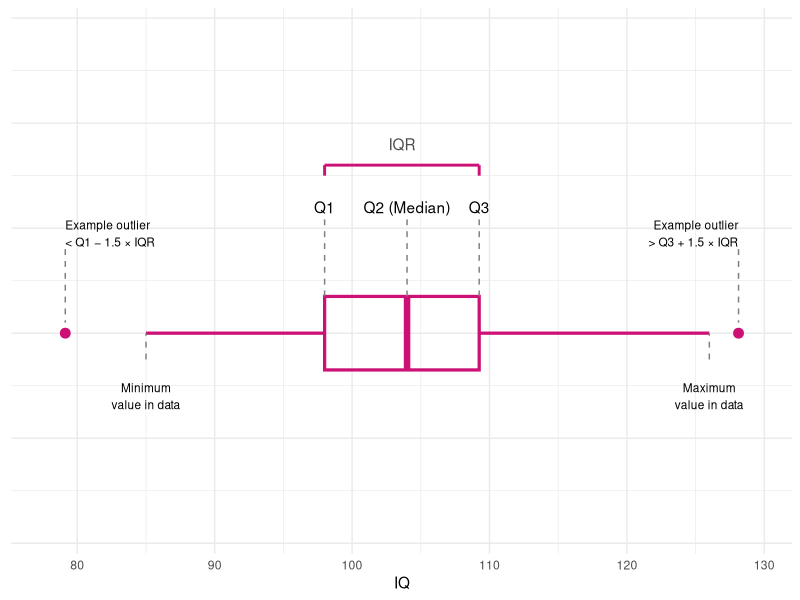
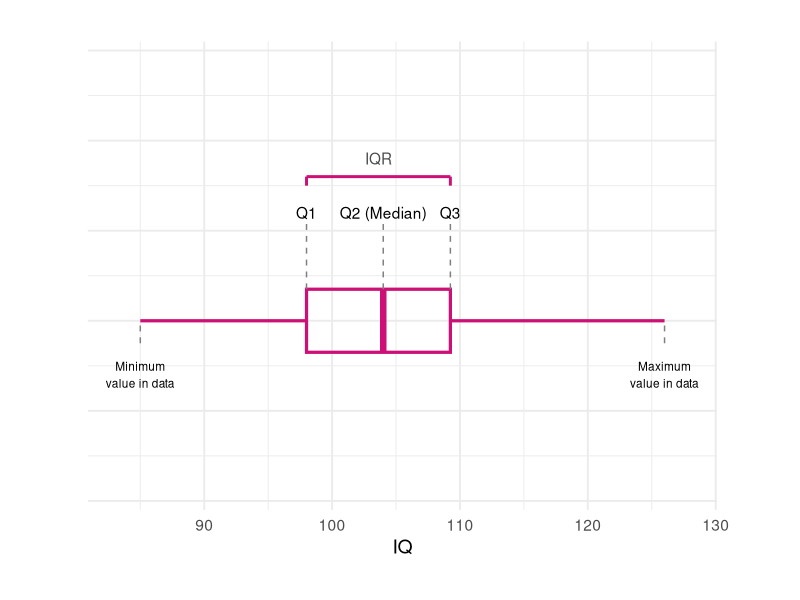
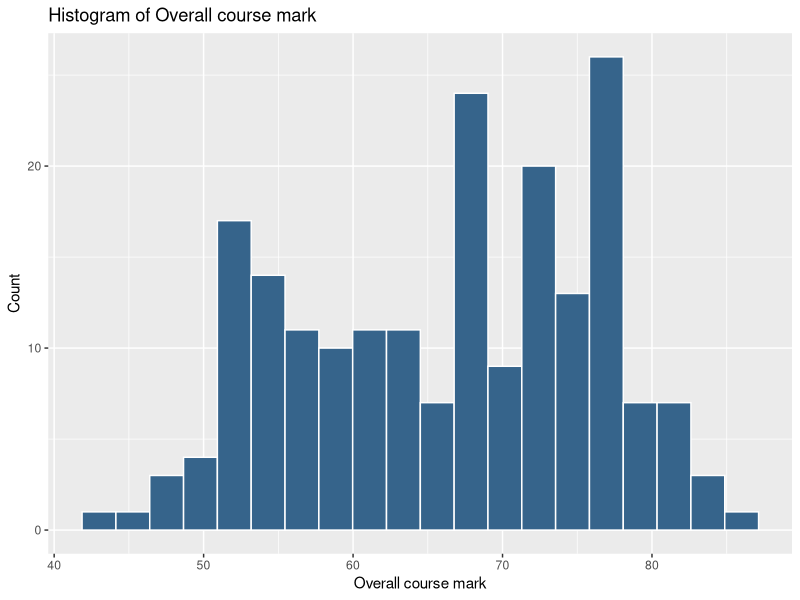
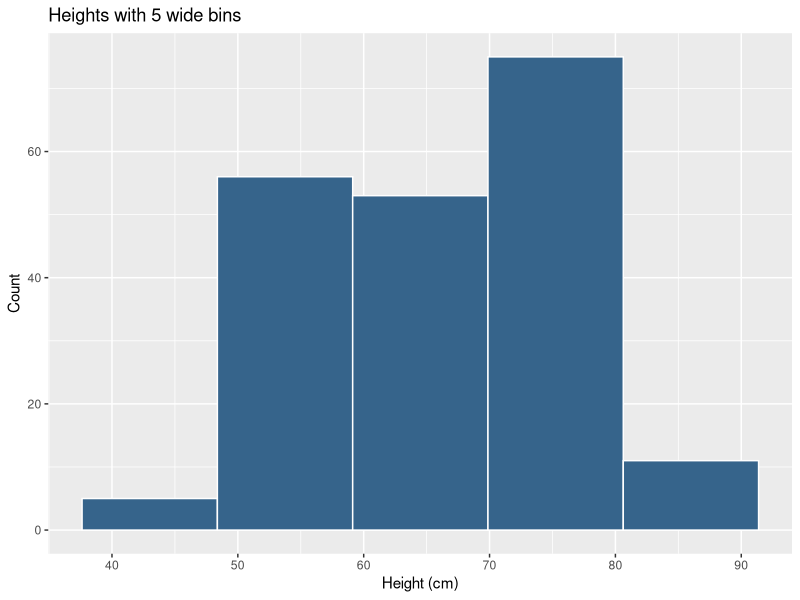
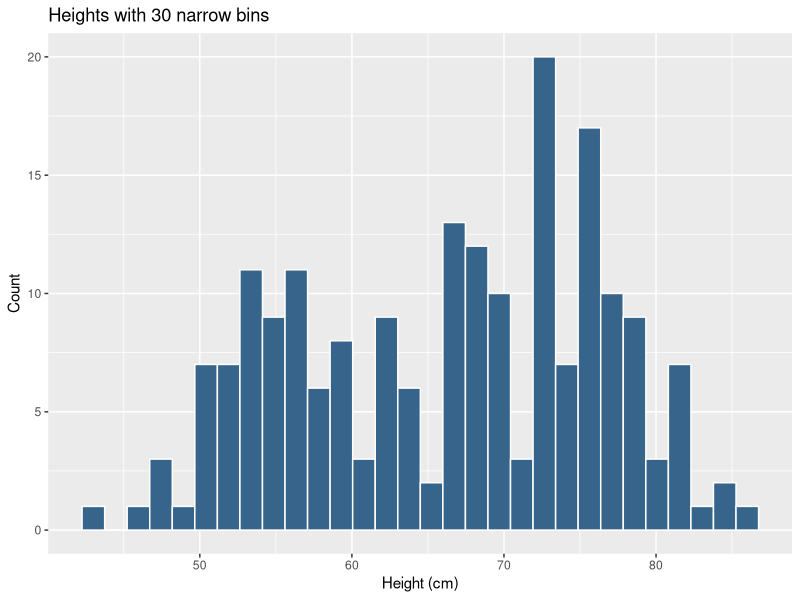
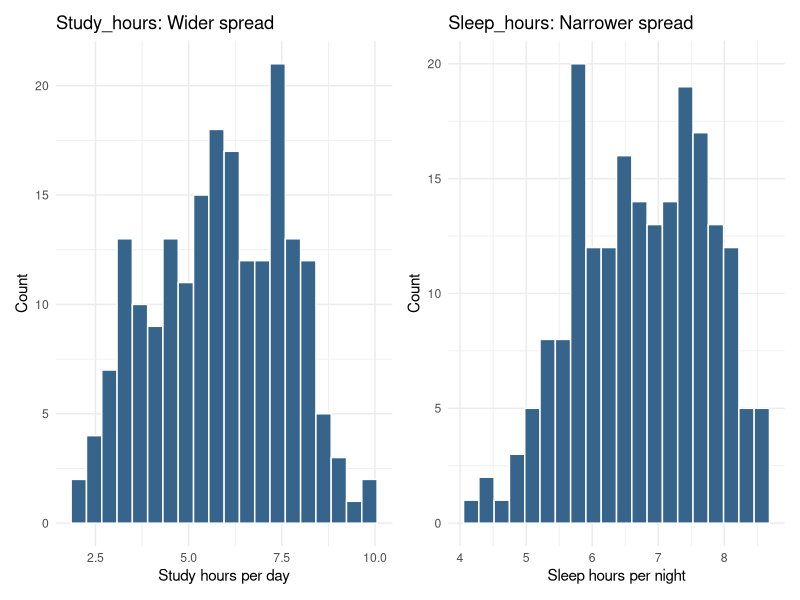
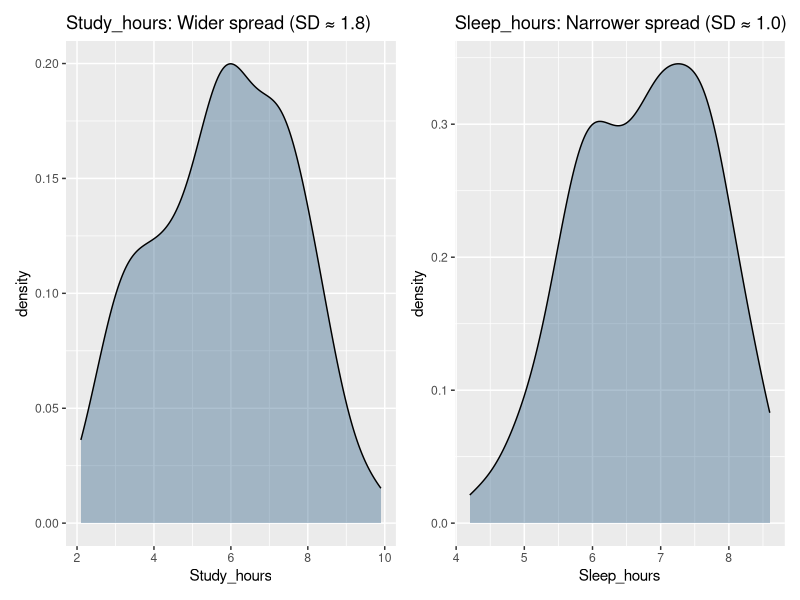
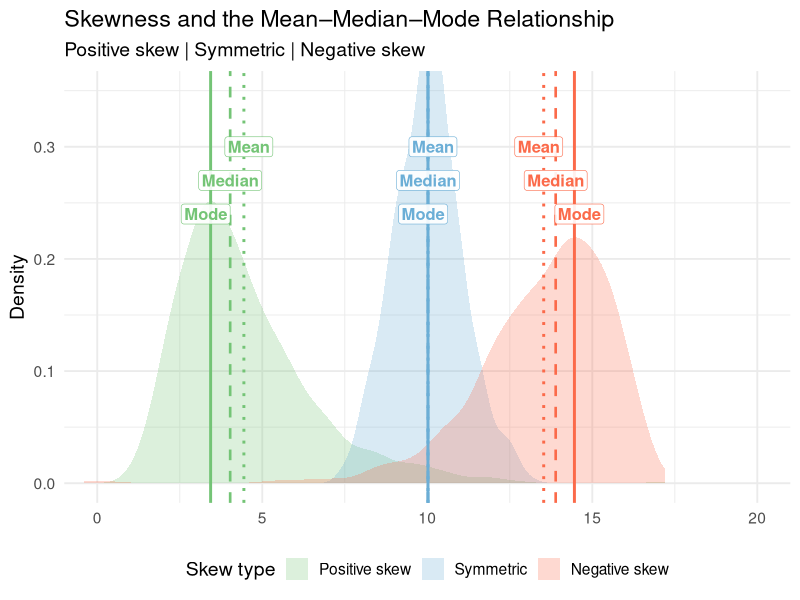

Here is the R script that generated these plots, in order:
## ---- chunk 1
# load packages
library(tidyverse)

# read in the data
students <- read_csv("Lecture1_data.csv", show_col_types = FALSE)

## ---- chunk 2
students |>
select(IQ, Study_hours, Sleep_hours, Overall_mark) |>
summary()

## ---- chunk 3
students |>
count(IQ, name = "n") |>
arrange(desc(n))

## ---- chunk 4
median(students$IQ)
## ---- chunk 5
    sum(students$Overall_mark) / length(students$Overall_mark)

    mean(students$Overall_mark)
## ---- chunk 6
students |>
summarise(
mean_Overall_mark = mean(Overall_mark)
)

## ---- chunk 7
students |>
summarise(
mean_IQ          = mean(IQ),
mean_overall_mark = mean(Overall_mark)
)

## ---- chunk 8
IQR(students$IQ)
## ---- chunk 9
# take the "students" dataframe |>
# summarise() it, such that there is a value called "median_IQ", which
# is the median() of the "IQ" variable, and a value called "iqr_age", which
# is the IQR() of the "age" variable.
students |> 
  summarise(
    median_IQ = median(IQ),
    iqr_IQ = IQR(IQ)
  )
## ---- chunk 10
students |>
  summarise(
    variance_overall_mark = var(Overall_mark),
    variance_IQ = var(IQ)
  )
## ---- chunk 11
students |>
summarise(
variance_IQ = var(IQ),
sd_IQ       = sd(IQ)
)

## ---- chunk 12
library(ggplot2)

# --- compute boxplot statistics for IQ ---
iq_stats  <- boxplot.stats(students$IQ)
iq_q      <- quantile(students$IQ, probs = c(0.25, 0.5, 0.75), na.rm = TRUE)
iq_iqr    <- IQR(students$IQ, na.rm = TRUE)

Q1 <- iq_q[1]
Q2 <- iq_q[2]
Q3 <- iq_q[3]

lower_whisk <- iq_stats$stats[1]
upper_whisk <- iq_stats$stats[5]

# 1.5 × IQR “fences”
lower_fence <- Q1 - 1.5 * iq_iqr
upper_fence <- Q3 + 1.5 * iq_iqr

# --- example outliers just outside the fences (for teaching only) ---
fake_outliers <- data.frame(
  IQ = c(lower_fence - 2, upper_fence + 2),
  y  = c(0, 0)
)

# approximate y-position of top of the box
y_box_top <- 0.07

ggplot(students, aes(x = IQ, y = 0)) +
  
  # ---- thicker PINK boxplot ----
  geom_boxplot(
    width         = 0.14,
    colour        = "deeppink3",
    fill          = NA,
    linewidth     = 1.1,
    outlier.shape = NA          # hide any real data outliers
  ) +
  
  # ---- example outliers (points) ----
  geom_point(
    data        = fake_outliers,
    aes(x = IQ, y = y),
    inherit.aes = FALSE,
    colour      = "deeppink3",
    size        = 3
  ) +
  
  # guide lines up from example outliers
  annotate("segment",
           x = fake_outliers$IQ[1], xend = fake_outliers$IQ[1],
           y = 0.16, yend = 0.02,
           linetype = "dashed", colour = "grey50") +
  annotate("segment",
           x = fake_outliers$IQ[2], xend = fake_outliers$IQ[2],
           y = 0.16, yend = 0.02,
           linetype = "dashed", colour = "grey50") +
  
  # labels for example outliers (pulled slightly inwards)
  annotate("text",
           x = fake_outliers$IQ[1], y = 0.19,
           label = "Example outlier\n< Q1 − 1.5 × IQR",
           size = 3, hjust = 0) +
  annotate("text",
           x = fake_outliers$IQ[2], y = 0.19,
           label = "Example outlier\n> Q3 + 1.5 × IQR",
           size = 3, hjust = 1) +
  
  # ---- dashed lines up from Q1, Median, Q3 (from top of box) ----
  annotate("segment", x = Q1, xend = Q1,
           y = y_box_top, yend = 0.22,
           linetype = "dashed", colour = "grey50") +
  annotate("segment", x = Q2, xend = Q2,
           y = y_box_top, yend = 0.22,
           linetype = "dashed", colour = "grey50") +
  annotate("segment", x = Q3, xend = Q3,
           y = y_box_top, yend = 0.22,
           linetype = "dashed", colour = "grey50") +
  
  # ---- labels Q1, Q2, Q3 above the box ----
  annotate("text", x = Q1, y = 0.24, label = "Q1") +
  annotate("text", x = Q2, y = 0.24, label = "Q2 (Median)") +
  annotate("text", x = Q3, y = 0.24, label = "Q3") +
  
  # ---- IQR bracket ABOVE the Q1/Q2/Q3 labels ----
  annotate("segment",
           x = Q1, xend = Q3,
           y = 0.32, yend = 0.32,
           colour = "deeppink3", linewidth = 1) +
  annotate("segment",
           x = Q1, xend = Q1,
           y = 0.32, yend = 0.30,
           colour = "deeppink3", linewidth = 1) +
  annotate("segment",
           x = Q3, xend = Q3,
           y = 0.32, yend = 0.30,
           colour = "deeppink3", linewidth = 1) +
  annotate("text",
           x = mean(c(Q1, Q3)), y = 0.36,
           label = "IQR", colour = "grey30") +
  
  # ---- dashed guide lines from minimum and maximum ----
  annotate("segment",
           x = lower_whisk, xend = lower_whisk,
           y = -0.05, yend = 0.0,
           linetype = "dashed", colour = "grey50") +
  annotate("segment",
           x = upper_whisk, xend = upper_whisk,
           y = -0.05, yend = 0.0,
           linetype = "dashed", colour = "grey50") +
  
  # ---- labels for minimum and maximum ----
  annotate("text", x = lower_whisk, y = -0.12,
           label = "Minimum\nvalue in data",
           size = 3, hjust = 0.5) +
  annotate("text", x = upper_whisk, y = -0.12,
           label = "Maximum\nvalue in data",
           size = 3, hjust = 0.5) +
  
  # axes
  scale_y_continuous(limits = c(-0.40, 0.60),
                     expand = expansion(mult = 0.02)) +
  scale_x_continuous(expand = expansion(mult = 0.08)) +
  theme_minimal() +
  theme(
    axis.title.y = element_blank(),
    axis.text.y  = element_blank(),
    axis.ticks.y = element_blank()
  ) +
  labs(x = "IQ")

## ---- chunk 13
library(ggplot2)

# --- compute boxplot statistics for IQ ---
iq_stats  <- boxplot.stats(students$IQ)
iq_q      <- quantile(students$IQ, probs = c(0.25, 0.5, 0.75), na.rm = TRUE)
iq_iqr    <- IQR(students$IQ, na.rm = TRUE)

lower_whisk <- iq_stats$stats[1]
upper_whisk <- iq_stats$stats[5]

# approximate y-position of top of the box
y_box_top <- 0.07

ggplot(students, aes(x = IQ, y = 0)) +
  
  # ---- thicker PINK boxplot ----
  geom_boxplot(
    width = 0.14,
    colour = "deeppink3",
    fill   = NA,
    linewidth = 1.1,          # <- use linewidth instead of size
    outlier.colour = "deeppink3"
  ) +
  
  # ---- dashed lines up from Q1, Median, Q3 (from top of box) ----
  annotate("segment", x = iq_q[1], xend = iq_q[1],
           y = y_box_top, yend = 0.22,
           linetype = "dashed", colour = "grey50") +
  annotate("segment", x = iq_q[2], xend = iq_q[2],
           y = y_box_top, yend = 0.22,
           linetype = "dashed", colour = "grey50") +
  annotate("segment", x = iq_q[3], xend = iq_q[3],
           y = y_box_top, yend = 0.22,
           linetype = "dashed", colour = "grey50") +
  
  # ---- labels Q1, Q2, Q3 above the box ----
  annotate("text", x = iq_q[1], y = 0.24, label = "Q1") +
  annotate("text", x = iq_q[2], y = 0.24, label = "Q2 (Median)") +
  annotate("text", x = iq_q[3], y = 0.24, label = "Q3") +

  # ---- IQR bracket ABOVE the Q1/Q2/Q3 labels ----
  annotate("segment",
           x = iq_q[1], xend = iq_q[3],
           y = 0.32, yend = 0.32,
           colour = "deeppink3", linewidth = 1) +
  annotate("text",
           x = mean(iq_q[c(1,3)]), y = 0.36,
           label = "IQR", colour = "grey30") +
  
  # ---- vertical ticks from IQR line to Q1 and Q3 ----
  annotate("segment",
           x = iq_q[1], xend = iq_q[1],
           y = 0.32, yend = 0.30,
           colour = "deeppink3", linewidth = 1) +
  annotate("segment",
           x = iq_q[3], xend = iq_q[3],
           y = 0.32, yend = 0.30,
           colour = "deeppink3", linewidth = 1) +
  
  # ---- dashed guide lines from minimum and maximum ----
  annotate("segment",
           x = lower_whisk, xend = lower_whisk,
           y = -0.05, yend = 0.0,
           linetype = "dashed", colour = "grey50") +
  annotate("segment",
           x = upper_whisk, xend = upper_whisk,
           y = -0.05, yend = 0.0,
           linetype = "dashed", colour = "grey50") +
  
  # ---- labels for minimum and maximum ----
  annotate("text", x = lower_whisk, y = -0.12,
           label = "Minimum\nvalue in data",
           size = 3, hjust = 0.5) +
  annotate("text", x = upper_whisk, y = -0.12,
           label = "Maximum\nvalue in data",
           size = 3, hjust = 0.5) +

  # give extra room and stop clipping
  scale_y_continuous(limits = c(-0.40, 0.60),
                     expand = expansion(mult = 0.02)) +
  scale_x_continuous(expand = expansion(mult = 0.10)) +
  coord_cartesian(clip = "off") +                       # <- key line
  theme_minimal(base_size = 14) +          # slightly larger text
  theme(
    axis.title.y = element_blank(),
    axis.text.y  = element_blank(),
    axis.ticks.y = element_blank(),
    plot.margin  = margin(30, 60, 30, 60)               # extra side space
  ) +
  labs(x = "IQ")

## ---- chunk 14
ggplot(students, aes(x = Overall_mark)) +
geom_histogram(
bins  = 20,
colour = "white",
fill   = "steelblue4"
) +
labs(
x = "Overall course mark",
y = "Count",
title = "Histogram of Overall course mark"
)
## ---- chunk 15
# few wide bins

ggplot(students, aes(x = Overall_mark)) +
geom_histogram(
bins  = 5,
colour = "white",
fill   = "steelblue4"
) +
labs(x = "Height (cm)", y = "Count",
title = "Heights with 5 wide bins")

## ---- chunk 16
# many narrow bins

ggplot(students, aes(x = Overall_mark)) +
geom_histogram(
bins  = 30,
colour = "white",
fill   = "steelblue4"
) +
labs(x = "Height (cm)", y = "Count",
title = "Heights with 30 narrow bins")

## ---- chunk 17
students |>
  summarise(
    mean_study = mean(Study_hours),
    sd_study   = sd(Study_hours),
    mean_sleep = mean(Sleep_hours),
    sd_sleep   = sd(Sleep_hours)
  )

## ---- chunk 18
library(ggplot2)
library(patchwork)   # if not installed: install.packages("patchwork")

p1 <- ggplot(students, aes(x = Study_hours)) +
  geom_histogram(
    bins  = 20,
    colour = "white",
    fill   = "steelblue4"
  ) +
  labs(
    x = "Study hours per day",
    y = "Count",
    title = "Study_hours: Wider spread"
  ) +
  theme_minimal()

p2 <- ggplot(students, aes(x = Sleep_hours)) +
  geom_histogram(
    bins  = 20,
    colour = "white",
    fill   = "steelblue4"
  ) +
  labs(
    x = "Sleep hours per night",
    y = "Count",
    title = "Sleep_hours: Narrower spread"
  ) +
  theme_minimal()

p1 + p2   # displays them side-by-side

## ---- chunk 19
p1 <- ggplot(students, aes(x = Study_hours)) +
  geom_density(fill = "steelblue4", alpha = 0.4) +
  labs(title = "Study_hours: Wider spread (SD ≈ 1.8)")

p2 <- ggplot(students, aes(x = Sleep_hours)) +
  geom_density(fill = "steelblue4", alpha = 0.4) +
  labs(title = "Sleep_hours: Narrower spread (SD ≈ 1.0)")

p1 + p2


## ---- chunk 20
library(ggplot2)
library(grid)   # for unit() in geom_label

set.seed(123)

# --- 1. Simulated distributions ---
n <- 600
x_pos <- rlnorm(n, meanlog = log(4), sdlog = 0.45)          # positive skew
x_sym <- rnorm(n, mean = 10, sd = 1)                        # symmetric
x_neg <- 18 - rlnorm(n, meanlog = log(4), sdlog = 0.45)     # negative skew

dat <- rbind(
  data.frame(x = x_pos, type = "Positive skew"),
  data.frame(x = x_sym, type = "Symmetric"),
  data.frame(x = x_neg, type = "Negative skew")
)

# ensure legend order
dat$type <- factor(dat$type,
                   levels = c("Positive skew", "Symmetric", "Negative skew"))

# --- 2. Mean / Median / Mode taken from the actual data -------------------

# helper to get empirical mode (location of density peak)
get_mode <- function(x) {
  d <- density(x)
  d$x[which.max(d$y)]
}

# positive skew: Mode < Median < Mean
pos_mode   <- get_mode(x_pos)
pos_median <- median(x_pos)
pos_mean   <- mean(x_pos)

# symmetric: all ~ equal
sym_centre <- mean(x_sym)   # mean ~ median ~ mode

# negative skew: Mean < Median < Mode
neg_mode   <- get_mode(x_neg)
neg_median <- median(x_neg)
neg_mean   <- mean(x_neg)

# sanity check (optional)
# pos_mode < pos_median & pos_median < pos_mean
# neg_mean < neg_median & neg_median < neg_mode

# --- 3. Data frame for vertical lines + labels ----------------------------

lines_df <- data.frame(
  type = factor(rep(c("Positive skew", "Symmetric", "Negative skew"), each = 3),
                levels = c("Positive skew", "Symmetric", "Negative skew")),
  stat = rep(c("Mode", "Median", "Mean"), times = 3),

  # x positions for the vertical lines (Mode, Median, Mean)
  x = c(
    pos_mode, pos_median, pos_mean,
    sym_centre, sym_centre, sym_centre,
    neg_mode, neg_median, neg_mean
  ),

  # label x-positions: tiny horizontal nudges so they do not overlap the lines
  x_label = c(
    pos_mode - 0.15, pos_median,      pos_mean   + 0.15,
    sym_centre - 0.15, sym_centre,    sym_centre + 0.15,
    neg_mode + 0.15,  neg_median,     neg_mean   - 0.15
  ),

  # label y-positions (same pattern for all three)
  y_label = rep(c(0.24, 0.27, 0.30), 3)
)

# --- 4. Colour palette ----------------------------------------------------

cols <- c(
  "Positive skew" = "#74c476",
  "Symmetric"     = "#6baed6",
  "Negative skew" = "#fb6a4a"
)

# --- 5. Plot --------------------------------------------------------------

ggplot() +
  geom_density(
    data = dat,
    aes(x = x, fill = type),
    alpha = 0.25, colour = NA
  ) +
  # mode (solid)
  geom_vline(
    data = subset(lines_df, stat == "Mode"),
    aes(xintercept = x, colour = type),
    linewidth = 1
  ) +
  # median (dashed)
  geom_vline(
    data = subset(lines_df, stat == "Median"),
    aes(xintercept = x, colour = type),
    linetype = "dashed",
    linewidth = 0.9
  ) +
  # mean (dotted)
  geom_vline(
    data = subset(lines_df, stat == "Mean"),
    aes(xintercept = x, colour = type),
    linetype = "dotted",
    linewidth = 1
  ) +
  # labels with white background
  geom_label(
    data = lines_df,
    aes(x = x_label, y = y_label, label = stat, colour = type),
    fill = "white",
    size = 4.2,
    fontface = "bold",
    label.size = 0.2,
    label.r = unit(0.15, "lines"),
    label.padding = unit(0.15, "lines"),
    alpha = 0.9
  ) +
  scale_fill_manual(values = cols, name = "Skew type") +
  scale_colour_manual(values = cols, guide = "none") +
  coord_cartesian(xlim = c(0, 20), ylim = c(0, 0.35)) +
  labs(
    title    = "Skewness and the Mean–Median–Mode Relationship",
    subtitle = "Positive skew | Symmetric | Negative skew",
    x = NULL,
    y = "Density"
  ) +
  theme_minimal(base_size = 14) +
  theme(
    legend.position  = "bottom",
    legend.direction = "horizontal"
  )


